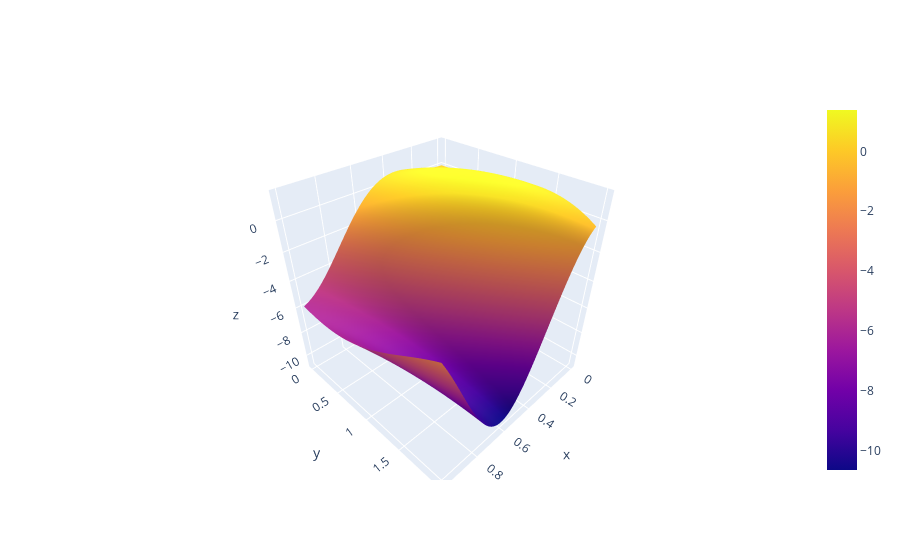

Notebook cell for this chart:
### Markdown cell above
Surface of true solution

### Code cell
x = np.linspace(x_min, x_max, Nx)
y = np.linspace(y_min, y_max, Ny)
X, Y = np.meshgrid(x, y)
Z = u_true(X, Y)
fig = go.Figure(data=[go.Surface(z=Z, x=X, y=Y)])
fig.show()

### Figure 1 — Plotly figure (JSON) as saved in the notebook; plotly's stock layout.template omitted (floating-point values rounded to 4 significant figures; data arrays with more than 128 entries replaced by an {"elided": "..."} marker saying what was removed)
{"data": [{"type": "surface", "x": {"elided": "100x100 float values"}, "y": {"elided": "100x100 float values"}, "z": {"elided": "100x100 float values"}}], "layout": {}}
